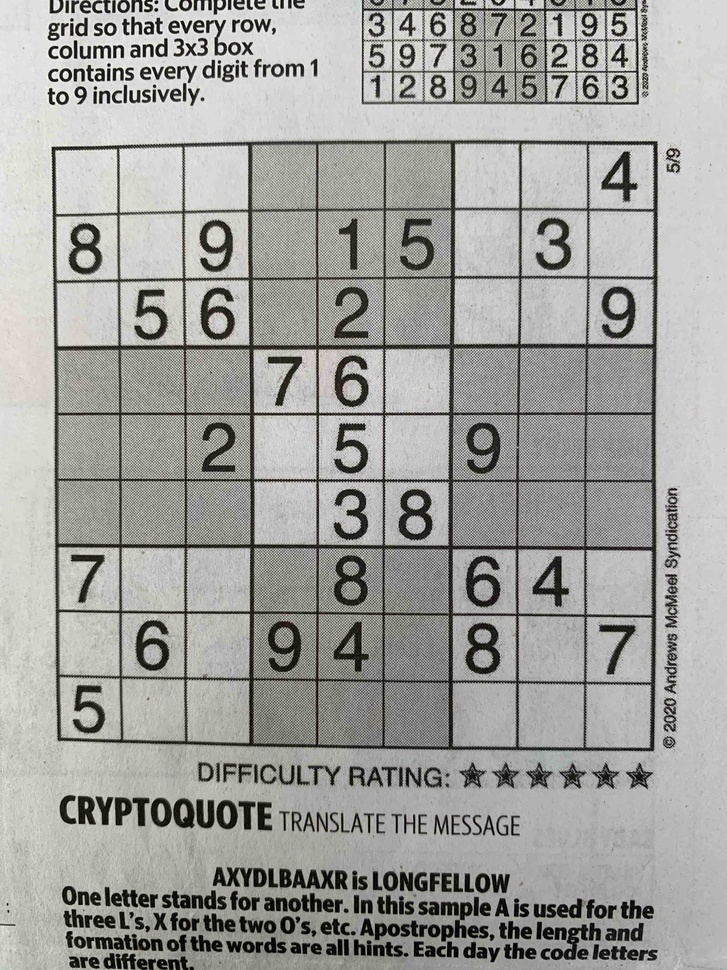
#> input picture Images/IMG_1428-low.jpg, 727 x 970 px, shrunk from 3024 x 4032 before the run
$ python -i util_old.py   (imports and definitions only)
#> lines starting #> are read from the running program, lines starting #| are printed output that depends on the picture
from PIL import Image
import numpy
import cv2

# Colors less than this are made black (0), greater are made white (255)
hue_threshold = 128
black = 0
white = 255

# Percentage of pixels in a line that are black. If greater than this
# then we've found a line
# between .5 and .75
line_threshold = 0.7

# [125 lines left out: functions morph_array_to_size, count_pixels, diff_between_arrays, get_number_from_image, print_image, not called in this run]

def print_image_edges(image_array):
    edge_image = Image.fromarray(image_array)
    edge_image.show()
    inverse = numpy.linalg.inv(image_array)
    inverse_image = Image.fromarray(inverse)
    inverse_image.show()

def preprocess_image(image_name):
#> called with image_name = 'Images/IMG_1428-low.jpg'
    image = cv2.imread(image_name)
#> image is the input picture: shape (970, 727, 3); mean B, G, R 157.9, 161.3, 161
    edges = cv2.Canny(image, 50, 150, apertureSize=3)
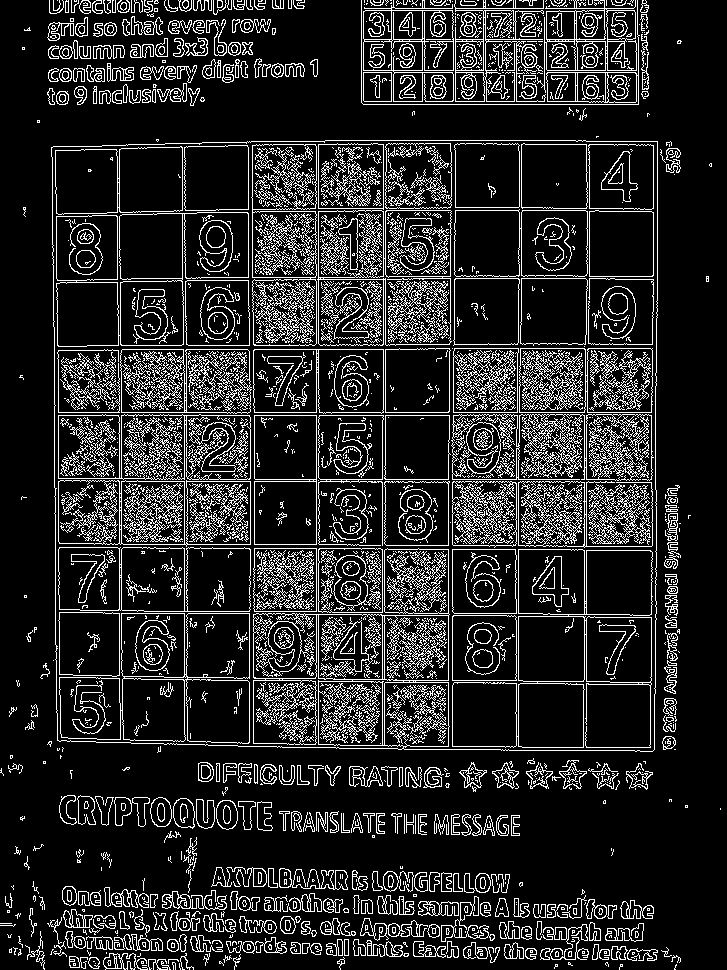
#> edges: shape (970, 727); 15.2% white in thin lines or dots
    print_image_edges(edges)

    (thresh, blackAndWhiteImage) = cv2.threshold(image, 127, 255, cv2.THRESH_BINARY)
    edges = cv2.Canny(blackAndWhiteImage, 50, 150, apertureSize=3)
    print_image_edges(edges)

    image2 = cv2.adaptiveThreshold(image, 255, cv2.ADAPTIVE_THRESH_GAUSSIAN_C,
                                   cv2.THRESH_BINARY, 11, 2)
    edges = cv2.Canny(image2, 50, 150, apertureSize=3)
    print_image_edges(edges)

    height, width, color_depth = image.shape
    new_image = numpy.ones((height, width)) * 255
    print_image_edges(new_image)

    # need to figure out how these lines are represented in the data structures
    lines = cv2.HoughLines(edges, 1, numpy.pi / 180, 200)

    return image

# [128 lines left out: functions find_lines, get_cell_image_boundaries, black_pixel_in_column, black_pixel_in_row, black_pixel_in_image, trim_cell_images, not called in this run]

#> (the run stopped early here; a loop or call above may not have finished)

$ run again, on Images/IMG_1631-low.jpg
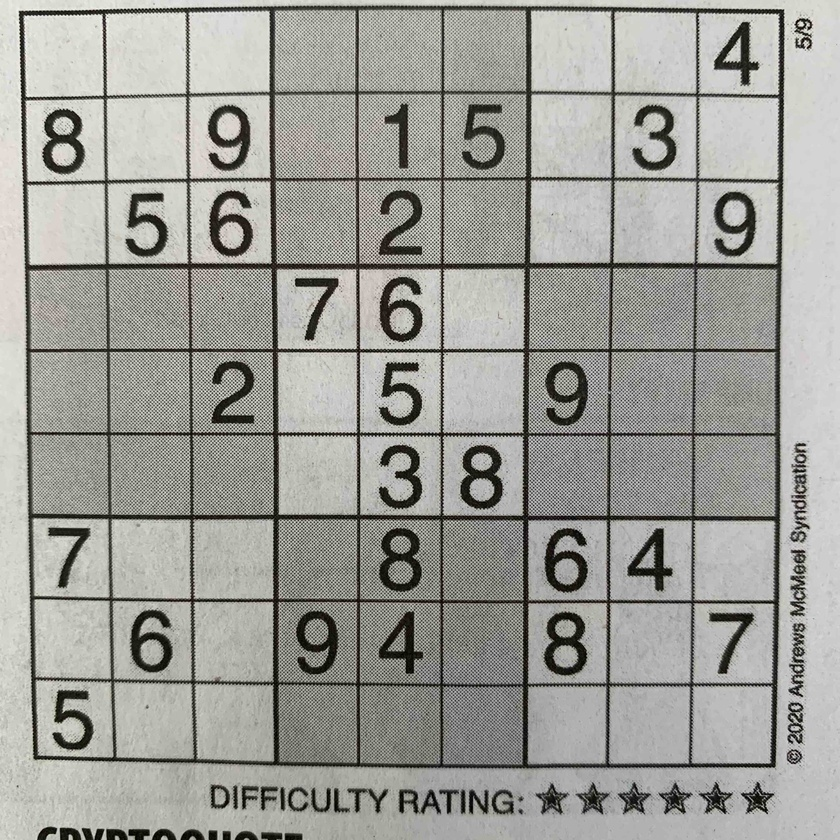
#> input picture Images/IMG_1631-low.jpg, 840 x 840 px, shrunk from 3024 x 3024 before the run
#> in preprocess_image, image is the input picture: shape (840, 840, 3); mean B, G, R 152.5, 157.9, 157.7
#> in preprocess_image, `edges = cv2.Canny(image, 50, 150, apertureSize=3)`:
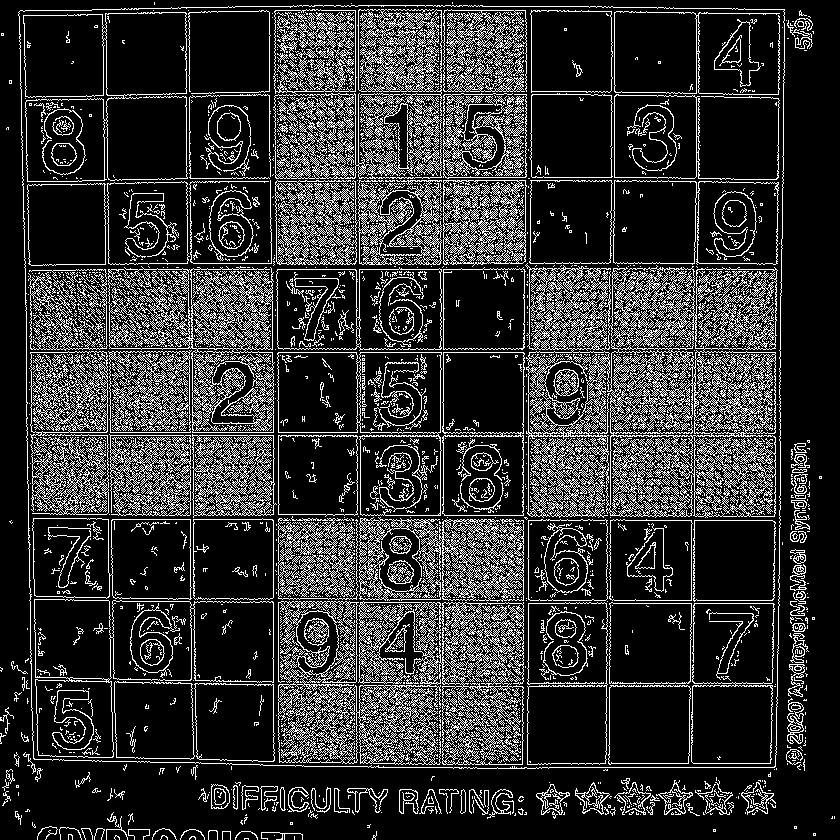
#> edges: shape (840, 840); 19.4% white in thin lines or dots
